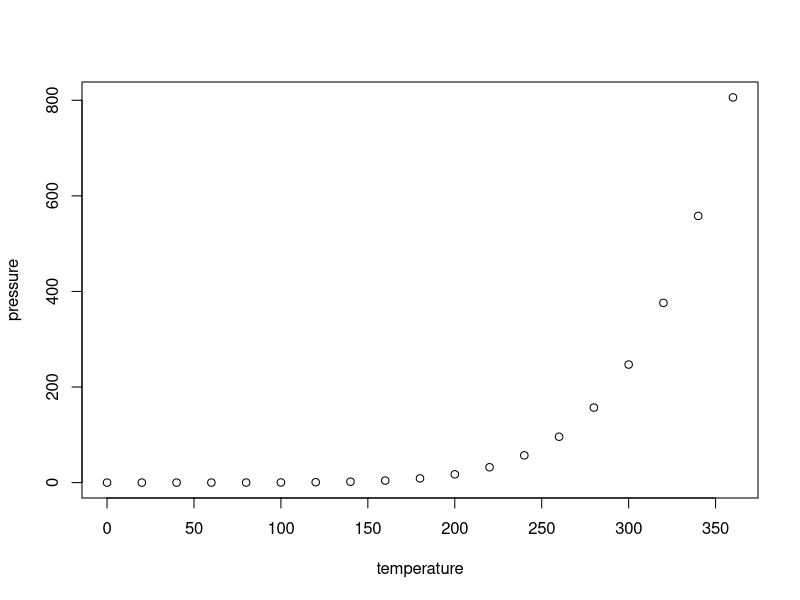
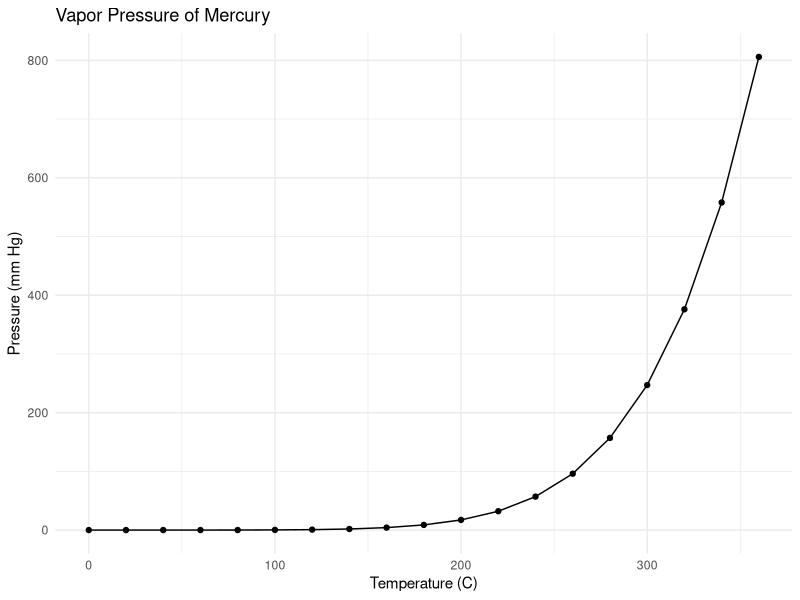

These figures' R source, in order:
## ---- chunk 1
knitr::opts_chunk$set(echo = TRUE)
## ---- chunk 2
summary(cars)
## ---- chunk 3
plot(pressure)
## ---- chunk 4
library(ggplot2)
ggplot(pressure, aes(x = temperature, y = pressure)) +
  geom_point() +
  geom_line() +
  labs(
    title = "Vapor Pressure of Mercury",
    x = "Temperature (C)",
    y = "Pressure (mm Hg)"
  ) +
  theme_minimal()
